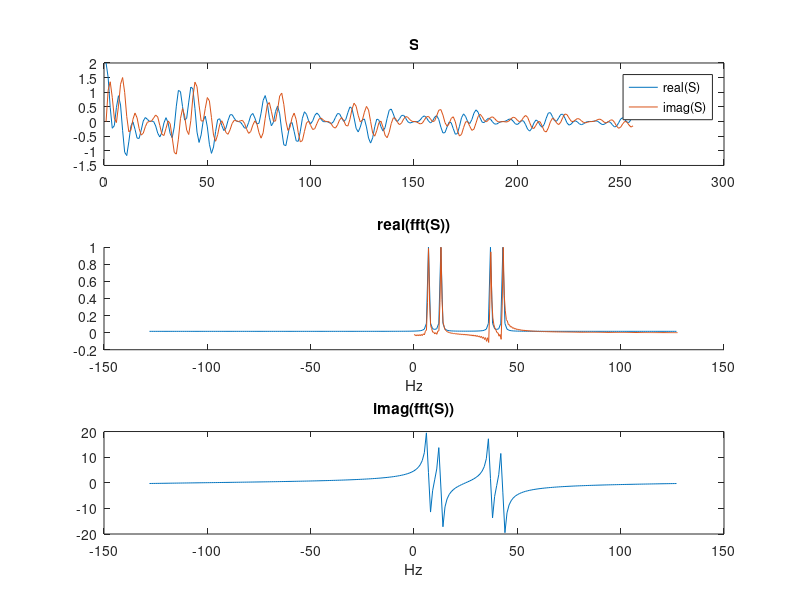

MATLAB code to generate this figure:
% -*- matlab -*-
%
% Example of how to calculate quantum state propagation
% using Matlab.  Following the book "Understanding NMR
% Spectroscopy, second edition" by James Keeler
%
% Pulse-acq experiment (section 7.4.1, p. 151)
%
% 2016, Michael Tesch - michael.tesch@tum.de
%

clear

%%%%%%%%%%%%%%%%%%%%%%%%%%%%%%%%%%%%%%%%%%%%%%%%
% setup single spin operators
%
% section 6.5.3 p. 111
Ix = 0.5*[0 1;
          1 0];
Iy = 0.5*[0 -1i;
          1i 0];
Iz = 0.5*[1 0;
          0 -1];
Ie  = eye(2);

% setup two spin operators
%
% section 7.4, p. 150

% z-magnetization
I1z = kron(Iz, Ie);
I2z = kron(Ie, Iz);

% in-phase
I1x = kron(Ix, Ie);
I1y = kron(Iy, Ie);
I2x = kron(Ie, Ix);
I2y = kron(Ie, Iy);

% anti-phase
I1xI2z = 2*kron(Ix, Iz);
I1yI2z = 2*kron(Iy, Iz);
I1zI2x = 2*kron(Iz, Ix);
I1zI2y = 2*kron(Iz, Iy);

% multiple-quantum coherence
I1xI2x = 2*kron(Ix, Ix);
I1xI2y = 2*kron(Ix, Iy);
I1yI2x = 2*kron(Iy, Ix);
I1yI2y = 2*kron(Iy, Iy);

% non-equilibrium population
I1zI2z = 2*kron(Iz, Iz);

% time propagation functions
%
% section 6.8.4, p. 129
arrow  = @(rho,H,t) expm(-1i * H * t) * rho * expm(1i * H * t);
arrowU = @(rho, U)  (U * rho * U');
makeU  = @(H,t)     expm(-1i * H * t);

% sample function - quadrature detection in Bruker is  < I- >
%
% section 13.6, p. 491
%
% take the real part to eliminate the tiny fp errors that end up in the imaginary part
%
%sample = @(rho)     (real(trace(rho*I1x)+trace(rho*I2x)) - i*real(trace(rho*I1y)+trace(rho*I2y)));
sample = @(rho)     (real(trace(rho*(I1x+I2x))) + i*real(trace(rho*(I1y+I2y))));

%%%%%%%%%%%%%%%%%%%%%%%%%%%%%%%%%%%%%%%%%%%%%%%%
% setup experiment
%

% fully relaxed system state is I1z + I2z
rho0 = I1z + I2z;

% chemical shift of spins, omega=offset in rad/s
omega1 = 2*pi * 40;
omega2 = 2*pi * 10;

% exponential decay rate
R = 2; % Hz
       %R = 0.5;

% J-coupling between 1 and 2
J12 = 3; % in Hz, per convention

% Hamiltonians for the coupled 2-spin experiment
Hcs1 = omega1 * I1z;
Hcs2 = omega2 * I2z;

% free evolution
Hfree = Hcs1 + Hcs2 + 2*pi*J12*I1zI2z;

% do a "readout" - sample the magnetization
%
% section 13.5.2, p. 490
np = 256;  % number of time points to record
dt = 1/np; % time between samples, total sample time = 1 s

% time propagators

% free evolution propagator
Udt = expm(-1i * Hfree * dt);
% ideal 90 degree pulse with y phase - "around y"
U90y = expm(-1i * pi/2 * (I1y+I2y) );
%U90y = expm(-1i * pi/2 * (I1x+I2x) );

% pulse 90
rho = arrowU(rho0, U90y);

% readout
for ti=1:np
  % time elapsed since excitement - to roughly estimate relaxation
  tcur = (ti-1) * dt;
  % take measurement
  S(ti,1) = sample(rho) * exp(-tcur * R);
  % freely evolve to next sample time - apply Hfree for dt
  rho = arrowU(rho, Udt);
end

% processing

%Zfill = S;
%Zfill(:) = 0;
%S = [S ; Zfill];
spec = fft(S);
spec = fftshift(spec);
xticks = -size(spec,1)/2:size(spec,1)/2-1;
%xticks = xticks / 2;

%
% plot the spectrum
%
% p. 156, Fig 7.9

figure(4)
clf

subplot(3,1,1)
plot([real(S) imag(S)])
title('S')
legend('real(S)', 'imag(S)')

subplot(3,1,2)
hold on
plot(xticks, real(spec)./max(real(spec)))
spec2 = dct(real([S(2:end) ]));
np = length(spec2);
plot(linspace(0,np/2,np), spec2./max(abs(spec2)))
title('real(fft(S))')
xlabel('Hz')

subplot(3,1,3)
plot(xticks, imag(spec))
title('imag(fft(S))')
xlabel('Hz')
